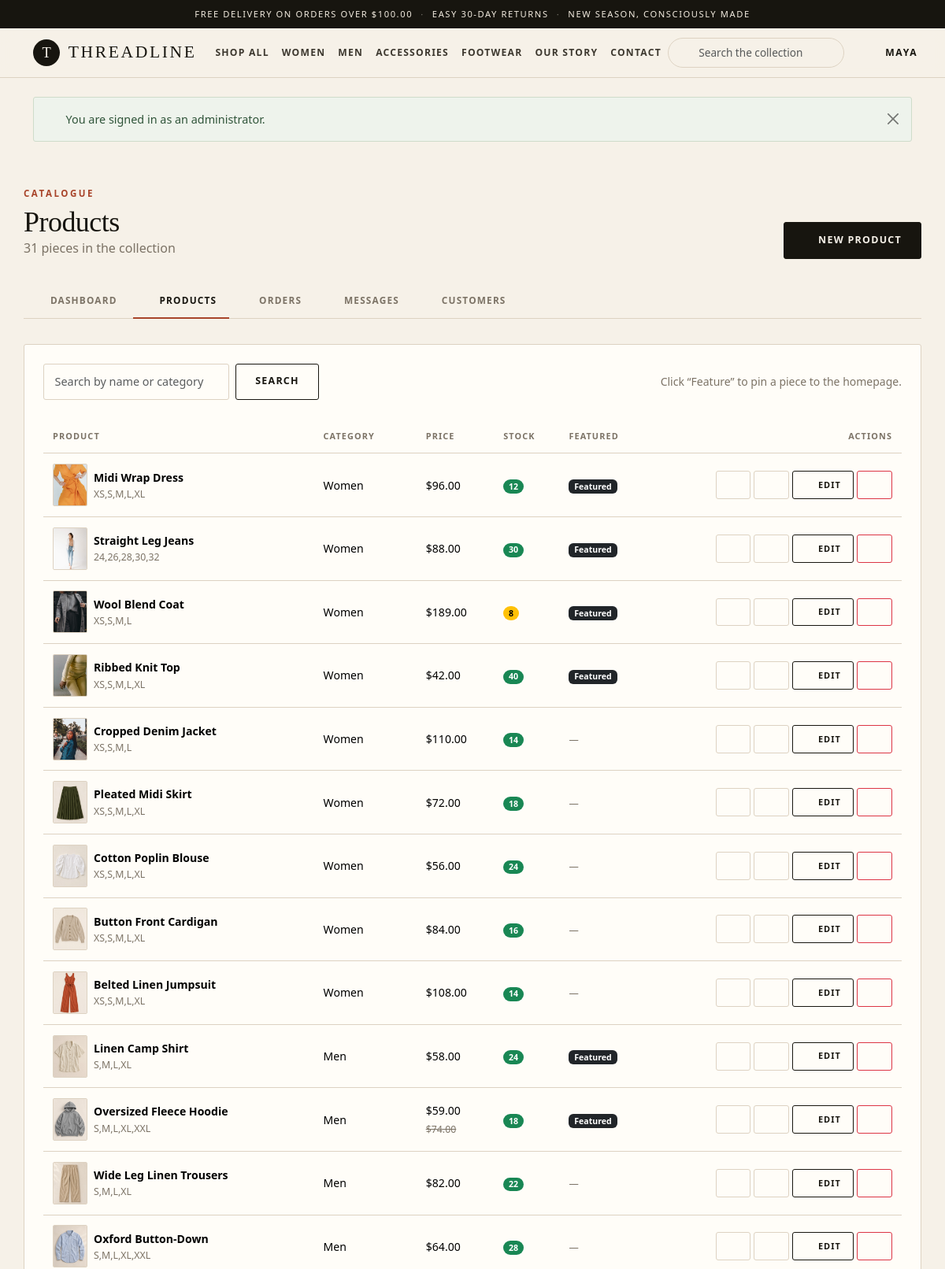
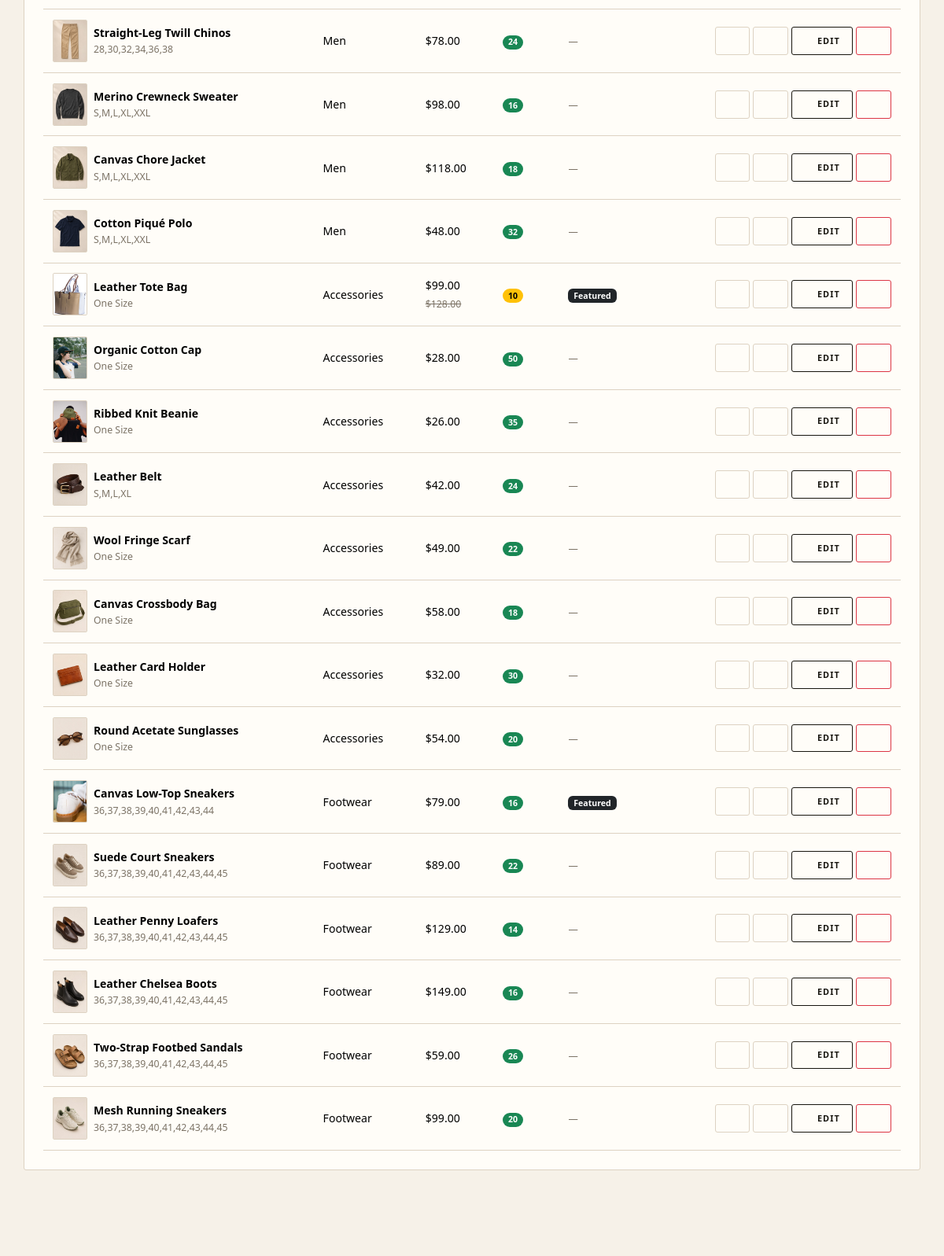
/admin/products.php (signed in, upper part), run on the app's committed database (2 pictures, top to bottom).
### tables this page shows
CREATE TABLE products (
    id          INT UNSIGNED AUTO_INCREMENT PRIMARY KEY,
    category_id INT UNSIGNED NOT NULL,
    name        VARCHAR(120) NOT NULL,
    slug        VARCHAR(140) NOT NULL,
    description TEXT NOT NULL,
    material    VARCHAR(120) DEFAULT NULL,
    care        VARCHAR(255) DEFAULT NULL,
    price       DECIMAL(10, 2) NOT NULL,
    sale_price  DECIMAL(10, 2) DEFAULT NULL,
    sizes       VARCHAR(60) NOT NULL DEFAULT 'One Size',
    stock       INT NOT NULL DEFAULT 0,
    image       VARCHAR(120) NOT NULL,
    featured    TINYINT(1) NOT NULL DEFAULT 0,
    created_at  TIMESTAMP NOT NULL DEFAULT CURRENT_TIMESTAMP,
    UNIQUE KEY uq_products_slug (slug),
    KEY idx_products_category (category_id),
    CONSTRAINT fk_products_category FOREIGN KEY (category_id)
        REFERENCES categories (id) ON UPDATE CASCADE
);

CREATE TABLE categories (
    id          INT UNSIGNED AUTO_INCREMENT PRIMARY KEY,
    name        VARCHAR(60) NOT NULL,
    slug        VARCHAR(60) NOT NULL,
    description VARCHAR(255) DEFAULT NULL,
    UNIQUE KEY uq_categories_slug (slug)
);

### admin/products.php (the view, shortened to what this page needs)
<?php
require_once __DIR__ . '/../includes/auth.php';
$search = trim((string) ($_GET['q'] ?? ''));
if ($search !== '') {
    $like = '%' . $search . '%';
    $stmt = $conn->prepare(
        "SELECT p.*, c.name AS category_name
           FROM products p
           JOIN categories c ON c.id = p.category_id
          WHERE p.name LIKE ? OR c.name LIKE ?
          ORDER BY p.created_at DESC"
    );
    $stmt->bind_param('ss', $like, $like);
    $stmt->execute();
    $products = $stmt->get_result()->fetch_all(MYSQLI_ASSOC);
} else {
    $products = $conn->query(
        "SELECT p.*, c.name AS category_name
           FROM products p
           JOIN categories c ON c.id = p.category_id
          ORDER BY p.created_at DESC"
    )->fetch_all(MYSQLI_ASSOC);
}
include __DIR__ . '/../includes/header.php';
?>
<div class="container admin-shell">
    <div class="admin-head">
        <div>
            <p class="kicker mb-2">Catalogue</p>
            <h1>Products</h1>
            <p class="text-muted-warm mb-0"><?= count($products) ?> <?= count($products) === 1 ? 'piece' : 'pieces' ?> in the collection</p>
        </div>
        <a class="btn btn-ink" href="product-form.php"><?= icon('plus') ?> New product</a>
    </div>
    <?php include __DIR__ . '/nav.php'; ?>
    <div class="panel">
        <div class="shop-toolbar">
            <form class="d-flex gap-2" method="get" action="products.php">
                <input class="form-control" id="q" name="q" type="search" value="<?= e($search) ?>" placeholder="Search by name or category">
                <button class="btn btn-outline-ink" type="submit">Search</button>
            </form>
            <span class="small text-muted-warm">Click “Feature” to pin a piece to the homepage.</span>
        </div>
        <div class="table-responsive">
            <table class="table table-threadline">
                <thead>
                    <tr>
                        <th scope="col">Product</th>
                        <th scope="col">Category</th>
                        <th scope="col">Price</th>
                        <th scope="col">Stock</th>
                        <th scope="col">Featured</th>
                        <th scope="col" class="text-end">Actions</th>
                    </tr>
                </thead>
                <tbody>
                    <?php foreach ($products as $product): ?>
                        <tr>
                            <td>
                                <div class="d-flex align-items-center gap-2">
                                    <img class="table-thumb" src="../<?= e(product_image($product['image'])) ?>" alt="">
                                    <div>
                                        <p class="mb-0 fw-semibold"><?= e($product['name']) ?></p>
                                        <p class="mb-0 small text-muted-warm"><?= e($product['sizes']) ?></p>
                                    </div>
                                </div>
                            </td>
                            <td><?= e($product['category_name']) ?></td>
                            <td>
                                <?= money(product_price($product)) ?>
                                <?php if ($product['sale_price'] !== null): ?>
                                    <br><span class="small text-muted-warm text-decoration-line-through"><?= money($product['price']) ?></span>
                                <?php endif; ?>
                            </td>
                            <td>
                                <?php $stock = (int) $product['stock']; ?>
                                <span class="badge rounded-pill <?= $stock === 0 ? 'text-bg-danger' : ($stock <= 10 ? 'text-bg-warning' : 'text-bg-success') ?>">
                                    <?= $stock ?>
                                </span>
                            </td>
                            <td><?= $product['featured'] ? '<span class="badge text-bg-dark">Featured</span>' : '<span class="small text-muted-warm">—</span>' ?></td>
                            <td class="text-end">
                                <div class="d-inline-flex gap-1">
                                    <form method="post" action="products.php" class="d-inline">
                                        <button class="btn btn-sm btn-outline-warm" type="submit" title="Toggle homepage feature">
                                            <?= icon('star') ?>
                                        </button>
                                    </form>
                                    <a class="btn btn-sm btn-outline-warm" href="../product.php?id=<?= (int) $product['id'] ?>" title="View on storefront"><?= icon('eye') ?></a>
                                    <a class="btn btn-sm btn-outline-ink" href="product-form.php?id=<?= (int) $product['id'] ?>"><?= icon('edit') ?> Edit</a>
                                    <form method="post" action="products.php" class="d-inline"
                                          onsubmit="return confirm('Delete “<?= e($product['name']) ?>”? This cannot be undone.');">
                                        <button class="btn btn-sm btn-outline-danger" type="submit" title="Delete product"><?= icon('trash') ?></button>
                                    </form>
                                </div>
                            </td>
                        </tr>
                    <?php endforeach; ?>
                </tbody>
            </table>
        </div>
    </div>
</div>
<?php include __DIR__ . '/../includes/footer.php'; ?>

### includes/functions.php (shortened to what this page needs)
<?php
function e(mixed $value): string
{
    return htmlspecialchars((string) $value, ENT_QUOTES, 'UTF-8');
}
function money(float|int|string $amount): string
{
    return CURRENCY . number_format((float) $amount, 2);
}
function product_price(array $product): float
{
    return $product['sale_price'] !== null && $product['sale_price'] !== ''
        ? (float) $product['sale_price']
        : (float) $product['price'];
}
function product_image(string $file): string
{
    return 'assets/img/products/' . rawurlencode($file);
}
    ?>
    <?php
function icon(string $name, string $class = ''): string
{
    $body = $paths[$name] ?? $paths['info'];
    return '<svg class="icon ' . e($class) . '" viewBox="0 0 24 24" fill="none" stroke="currentColor" '
        . 'stroke-width="1.7" stroke-linecap="round" stroke-linejoin="round" aria-hidden="true">'
        . $body . '</svg>';
}

### assets/css/style.css (style rules this page uses)
:root { --ink: #17150f; --ink-soft: #3d382f; --cream: #f6f1e8; --paper: #fffdf8; --sand: #e8ddcd; --sand-deep: #d9cab4; --line: #ddd2c2; --accent: #a8442a; --accent-dark: #85331f; --olive: #59614c; --muted: #7c7366; --success: #3f6b4f; --radius: 3px; --shadow-soft: 0 18px 50px -30px rgba(23, 21, 15, .45); --font-body: "Segoe UI", "Helvetica Neue", Arial, sans-serif; --font-display: Georgia, "Times New Roman", serif; }
html { scroll-behavior: smooth; }
body { background: var(--cream); color: var(--ink); font-family: var(--font-body); font-size: 1rem; line-height: 1.65; -webkit-font-smoothing: antialiased; }
h1, h2, h3, h4, .display-font { font-family: var(--font-display); font-weight: 400; letter-spacing: -.015em; color: var(--ink); }
h1 { line-height: 1.08; }
a { color: var(--ink); text-decoration-thickness: 1px; text-underline-offset: 3px; }
.text-muted-warm { color: var(--muted) !important; }
.icon { width: 1.15em; height: 1.15em; vertical-align: -.18em; flex-shrink: 0; }
.kicker { font-size: .72rem; letter-spacing: .22em; text-transform: uppercase; font-weight: 600; color: var(--accent); }
.nav-search-icon .icon { width: 1rem; height: 1rem; }
.nav-account-toggle .icon { flex: none; }
.btn { border-radius: var(--radius); font-size: .78rem; font-weight: 600; letter-spacing: .1em; text-transform: uppercase; padding: .8rem 1.5rem; transition: all .2s ease; }
.btn-ink { background: var(--ink); border-color: var(--ink); color: var(--cream); }
.btn-outline-ink { border: 1px solid var(--ink); color: var(--ink); background: transparent; }
.btn-outline-warm { border: 1px solid var(--line); color: var(--ink); background: transparent; }
.btn-sm { padding: .55rem .95rem; font-size: .68rem; }
.shop-toolbar { display: flex; flex-wrap: wrap; align-items: center; justify-content: space-between; gap: 1rem; margin-bottom: 1.5rem; }
.form-select, .form-control { border-radius: var(--radius); border-color: var(--line); background-color: var(--paper); padding: .7rem .85rem; font-size: .9rem; }
.admin-shell { padding: 2.5rem 0 4rem; }
.admin-head { display: flex; flex-wrap: wrap; align-items: flex-end; justify-content: space-between; gap: 1rem; margin-bottom: 2rem; }
.admin-head h1 { font-size: clamp(1.8rem, 3vw, 2.4rem); margin: 0; }
.panel { background: var(--paper); border: 1px solid var(--line); border-radius: var(--radius); padding: 1.5rem; }
.table-threadline { --bs-table-bg: transparent; margin-bottom: 0; font-size: .88rem; }
.table-threadline > :not(caption) > * > * { padding: .8rem .75rem; border-bottom-color: var(--line); vertical-align: middle; }
.table-threadline thead th { font-size: .68rem; letter-spacing: .1em; text-transform: uppercase; color: var(--muted); font-weight: 700; border-bottom-width: 1px; white-space: nowrap; }
.table-thumb { width: 44px; height: 54px; object-fit: cover; border: 1px solid var(--line); background: var(--cream); border-radius: 2px; }

### data on the page
products: image (picture), name "Midi Wrap Dress", sizes "XS,S,M,L,XL", category.name "Women", money(product_price($product)) "$96.00", stock "12", featured "Featured"
products: image (picture), name "Straight Leg Jeans", sizes "24,26,28,30,32", category.name "Women", money(product_price($product)) "$88.00", stock "30", featured "Featured"
products: image (picture), name "Wool Blend Coat", sizes "XS,S,M,L", category.name "Women", money(product_price($product)) "$189.00", stock "8", featured "Featured"
products: image (picture), name "Ribbed Knit Top", sizes "XS,S,M,L,XL", category.name "Women", money(product_price($product)) "$42.00", stock "40", featured "Featured"
products: image (picture), name "Cropped Denim Jacket", sizes "XS,S,M,L", category.name "Women", money(product_price($product)) "$110.00", stock "14"
products: image (picture), name "Pleated Midi Skirt", sizes "XS,S,M,L,XL", category.name "Women", money(product_price($product)) "$72.00", stock "18"
products: image (picture), name "Cotton Poplin Blouse", sizes "XS,S,M,L,XL", category.name "Women", money(product_price($product)) "$56.00", stock "24"
products: image (picture), name "Button Front Cardigan", sizes "XS,S,M,L,XL", category.name "Women", money(product_price($product)) "$84.00", stock "16"
products: image (picture), name "Belted Linen Jumpsuit", sizes "XS,S,M,L,XL", category.name "Women", money(product_price($product)) "$108.00", stock "14"
products: image (picture), name "Linen Camp Shirt", sizes "S,M,L,XL", category.name "Men", money(product_price($product)) "$58.00", stock "24", featured "Featured"
products: image (picture), name "Oversized Fleece Hoodie", sizes "S,M,L,XL,XXL", category.name "Men", sale_price "$59.00", price "$74.00", stock "18", featured "Featured"
products: image (picture), name "Wide Leg Linen Trousers", sizes "S,M,L,XL", category.name "Men", money(product_price($product)) "$82.00", stock "22"
products: image (picture), name "Oxford Button-Down", sizes "S,M,L,XL,XXL", category.name "Men", money(product_price($product)) "$64.00", stock "28"
products: image (picture), name "Straight-Leg Twill Chinos", sizes "28,30,32,34,36,38", category.name "Men", money(product_price($product)) "$78.00", stock "24"
products: image (picture), name "Merino Crewneck Sweater", sizes "S,M,L,XL,XXL", category.name "Men", money(product_price($product)) "$98.00", stock "16"
products: image (picture), name "Canvas Chore Jacket", sizes "S,M,L,XL,XXL", category.name "Men", money(product_price($product)) "$118.00", stock "18"
products: image (picture), name "Cotton Piqué Polo", sizes "S,M,L,XL,XXL", category.name "Men", money(product_price($product)) "$48.00", stock "32"
products: image (picture), name "Leather Tote Bag", sizes "One Size", category.name "Accessories", sale_price "$99.00", price "$128.00", stock "10", featured "Featured"
products: image (picture), name "Organic Cotton Cap", sizes "One Size", category.name "Accessories", money(product_price($product)) "$28.00", stock "50"
products: image (picture), name "Ribbed Knit Beanie", sizes "One Size", category.name "Accessories", money(product_price($product)) "$26.00", stock "35"
products: image (picture), name "Leather Belt", sizes "S,M,L,XL", category.name "Accessories", money(product_price($product)) "$42.00", stock "24"
products: image (picture), name "Wool Fringe Scarf", sizes "One Size", category.name "Accessories", money(product_price($product)) "$49.00", stock "22"
products: image (picture), name "Canvas Crossbody Bag", sizes "One Size", category.name "Accessories", money(product_price($product)) "$58.00", stock "18"
products: image (picture), name "Leather Card Holder", sizes "One Size", category.name "Accessories", money(product_price($product)) "$32.00", stock "30"
products: image (picture), name "Round Acetate Sunglasses", sizes "One Size", category.name "Accessories", money(product_price($product)) "$54.00", stock "20"
products: image (picture), name "Canvas Low-Top Sneakers", sizes "36,37,38,39,40,41,42,43,44", category.name "Footwear", money(product_price($product)) "$79.00", stock "16", featured "Featured"
products: image (picture), name "Suede Court Sneakers", sizes "36,37,38,39,40,41,42,43,44,45", category.name "Footwear", money(product_price($product)) "$89.00", stock "22"
products: image (picture), name "Leather Penny Loafers", sizes "36,37,38,39,40,41,42,43,44,45", category.name "Footwear", money(product_price($product)) "$129.00", stock "14"
products: image (picture), name "Leather Chelsea Boots", sizes "36,37,38,39,40,41,42,43,44,45", category.name "Footwear", money(product_price($product)) "$149.00", stock "16"
products: image (picture), name "Two-Strap Footbed Sandals", sizes "36,37,38,39,40,41,42,43,44,45", category.name "Footwear", money(product_price($product)) "$59.00", stock "26"
products: image (picture), name "Mesh Running Sneakers", sizes "36,37,38,39,40,41,42,43,44,45", category.name "Footwear", money(product_price($product)) "$99.00", stock "20"

### other printed values
money(FREE_SHIPPING_THRESHOLD) "$100.00"
SITE_NAME "THREADLINE"
explode(' ', current_user_name())[0] "MAYA"
$flash['message'] "You are signed in as an administrator."
count($products) "31"
$label "DASHBOARD"
$label "PRODUCTS"
$label "ORDERS"
$label "MESSAGES"
$label "CUSTOMERS"
